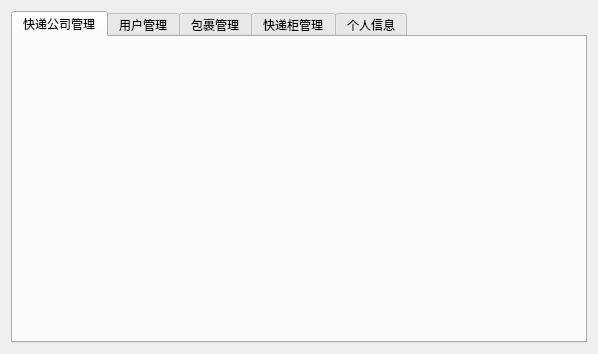
<?xml version="1.0" encoding="UTF-8"?>
<ui version="4.0">
 <class>AdminView</class>
 <widget class="QWidget" name="AdminView">
  <property name="geometry">
   <rect>
    <x>0</x>
    <y>0</y>
    <width>598</width>
    <height>354</height>
   </rect>
  </property>
  <property name="windowTitle">
   <string>管理员界面</string>
  </property>
  <layout class="QVBoxLayout" name="verticalLayout">
   <item>
    <widget class="QTabWidget" name="tabWidget">
     <widget class="QWidget" name="tabCompany">
      <attribute name="title">
       <string>快递公司管理</string>
      </attribute>
     </widget>
     <widget class="QWidget" name="tabUser">
      <attribute name="title">
       <string>用户管理</string>
      </attribute>
     </widget>
     <widget class="QWidget" name="tabPackage">
      <attribute name="title">
       <string>包裹管理</string>
      </attribute>
     </widget>
     <widget class="QWidget" name="tabCabinet">
      <attribute name="title">
       <string>快递柜管理</string>
      </attribute>
     </widget>
     <widget class="QWidget" name="tabProfile">
      <attribute name="title">
       <string>个人信息</string>
      </attribute>
     </widget>
    </widget>
   </item>
  </layout>
 </widget>
 <resources/>
 <connections/>
</ui>
